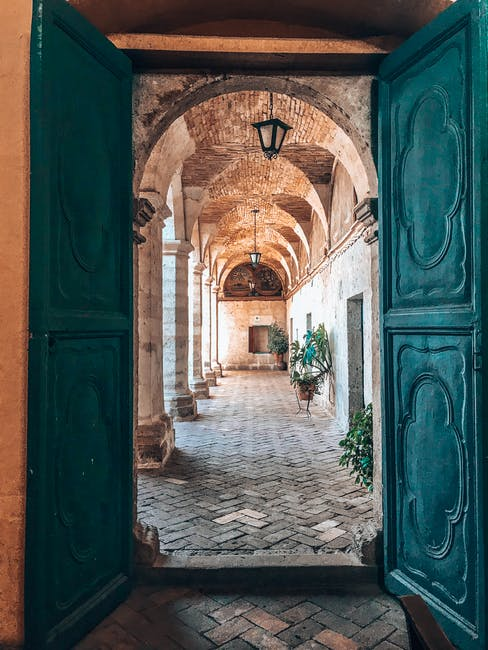
%> input picture week1/door.jpeg, 488 x 650 px
$ octave morphology_gray.m   (GNU Octave 9; MATLAB toolbox functions it lacks are replaced by stand-ins)
%> lines starting %> are read from the running program, lines starting %| are printed output that depends on the picture
clear;clc;
O = imread("door.jpeg");
%> O is the input picture: size 650x488x3 uint8; mean R, G, B 81.9, 88.8, 84.8
GR = rgb2gray(O);
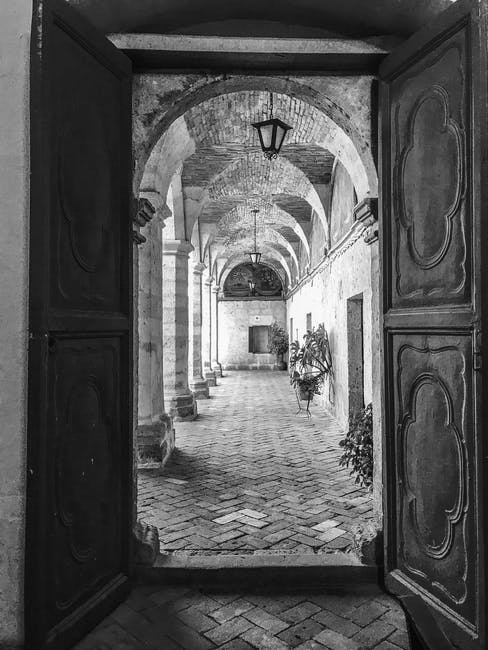
%> GR: size 650x488 uint8; min 0, max 255, mean 86.3
SE = strel('disk',5);
bwe = imerode(GR,SE);
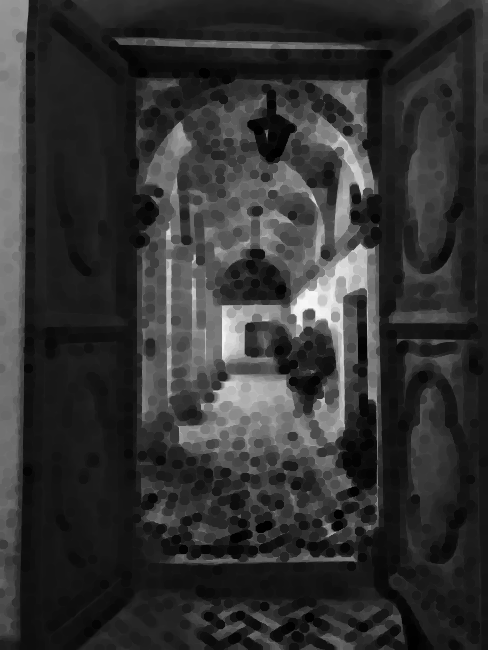
%> bwe: size 650x488 uint8; min 0, max 247, mean 50.4
bw = imdilate(GR,SE);
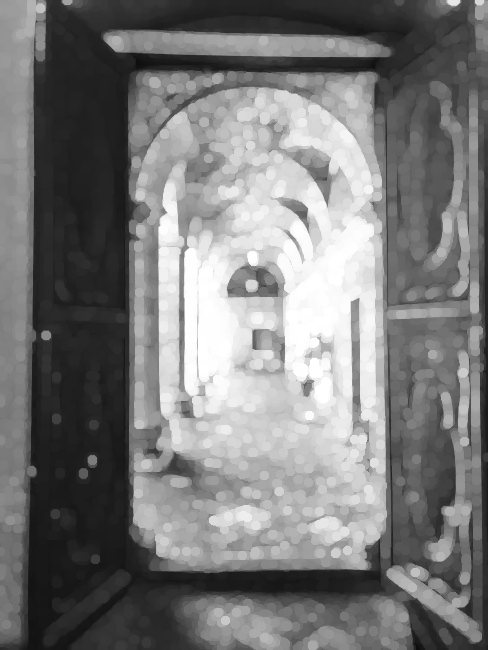
%> bw: size 650x488 uint8; min 12, max 255, mean 122.1
open = imopen(GR,SE);
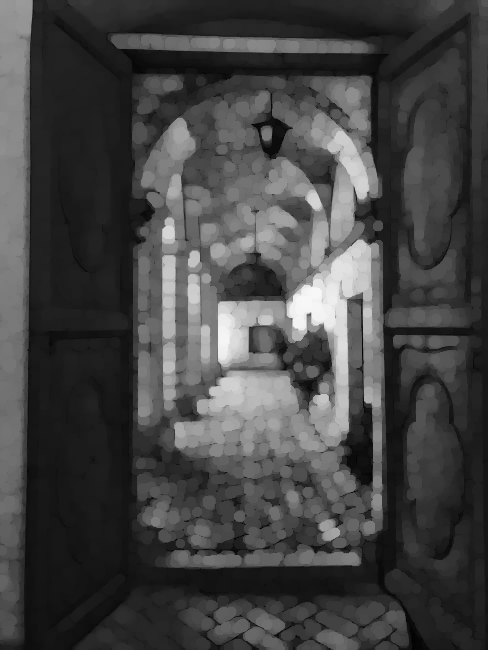
%> open: size 650x488 uint8; min 0, max 247, mean 68.3
close = imclose(GR,SE);
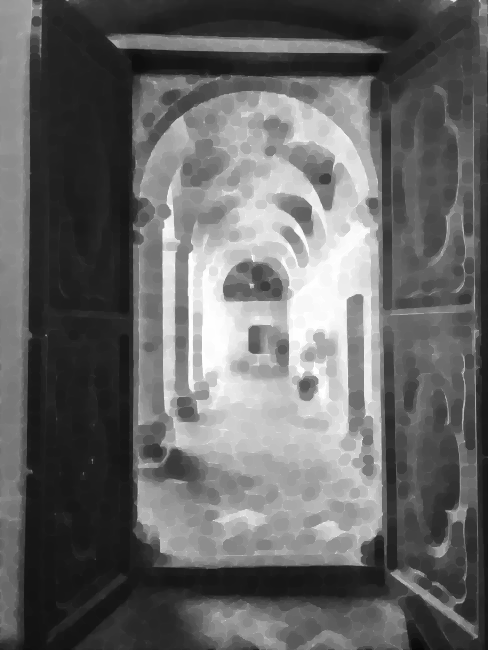
%> close: size 650x488 uint8; min 8, max 255, mean 102.5
tophat = imtophat(O,SE);
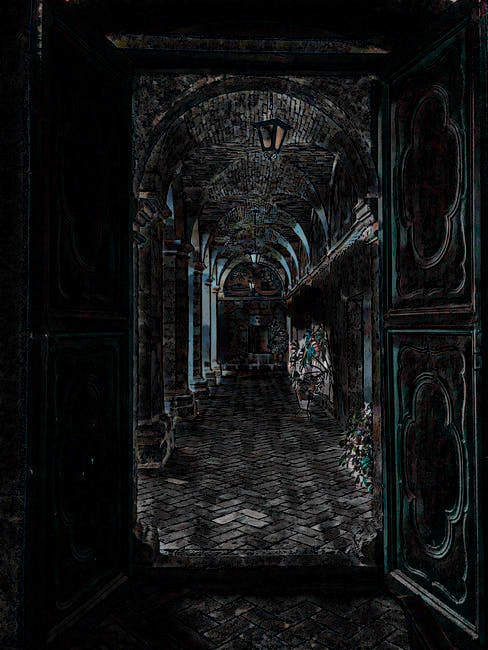
%> tophat: size 650x488x3 uint8; mean R, G, B 17.3, 18.5, 18.7
bothat = imbothat(O,SE);
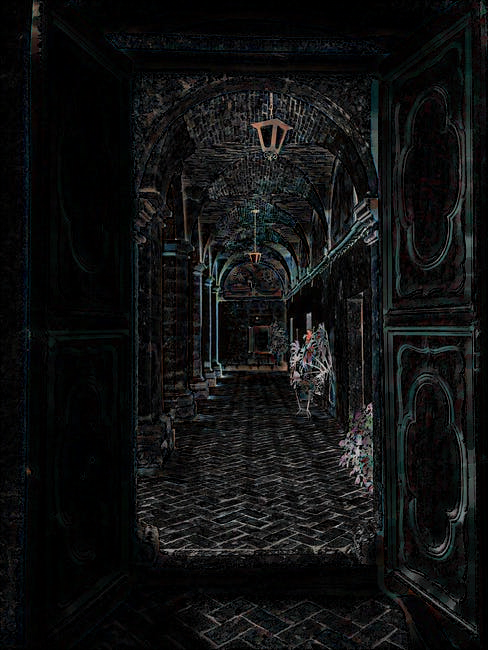
%> bothat: size 650x488x3 uint8; mean R, G, B 15.9, 16.7, 16.9


%% Figures of erode and dilate
figure,
subplot(1,3,1);imshow(GR);
subplot(1,3,2);imshow(bwe);
subplot(1,3,3);imshow(bw);
%% Figures of open and closed operation
figure,
subplot(1,3,1);imshow(GR);
subplot(1,3,2);imshow(open);
subplot(1,3,3);imshow(close);
%% Figures of hat operation
figure,
subplot(1,3,1);imshow(O);
subplot(1,3,2);imshow(tophat);
subplot(1,3,3);imshow(bothat);
